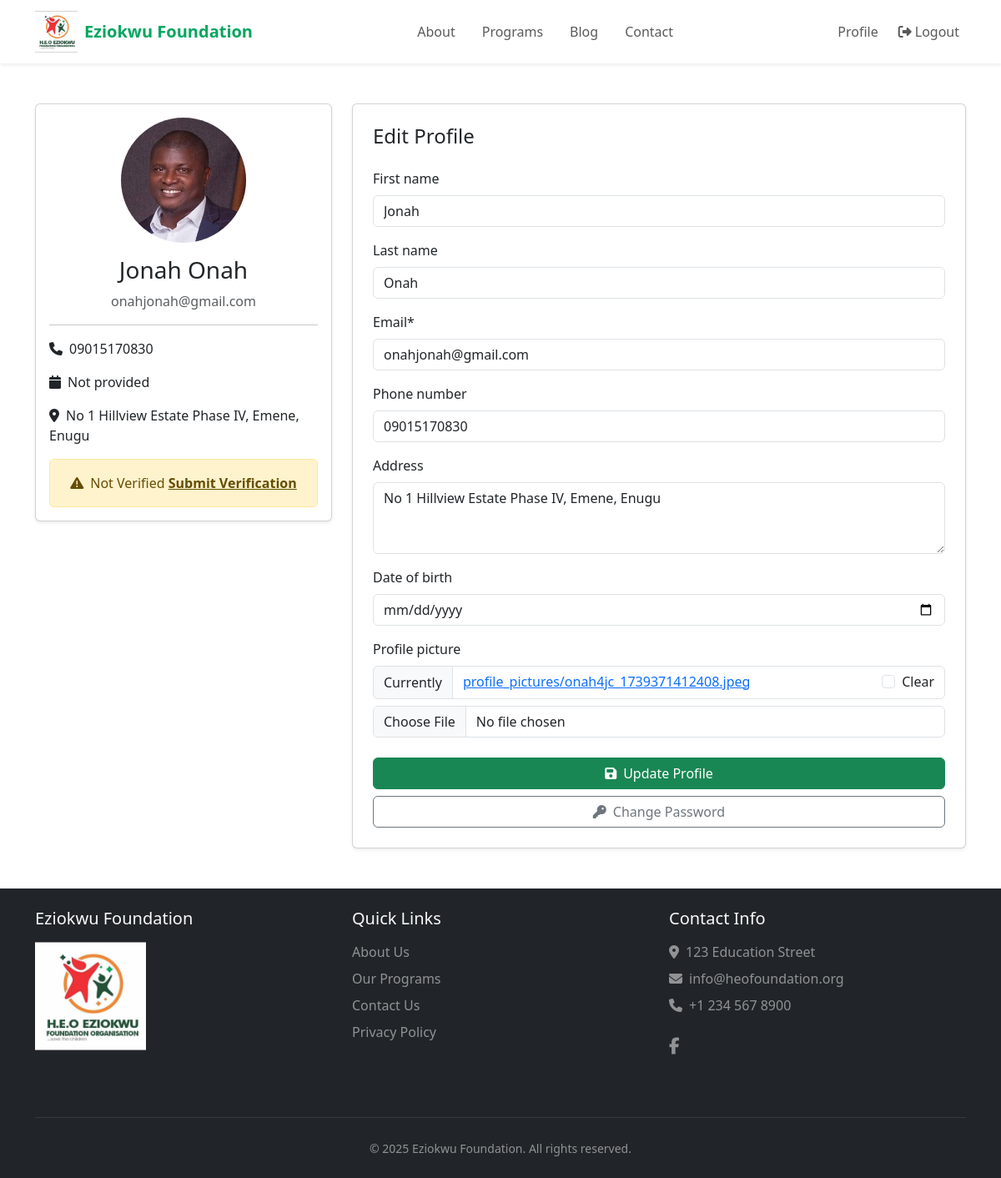
Before: /profile/ (signed in) with the older database file.
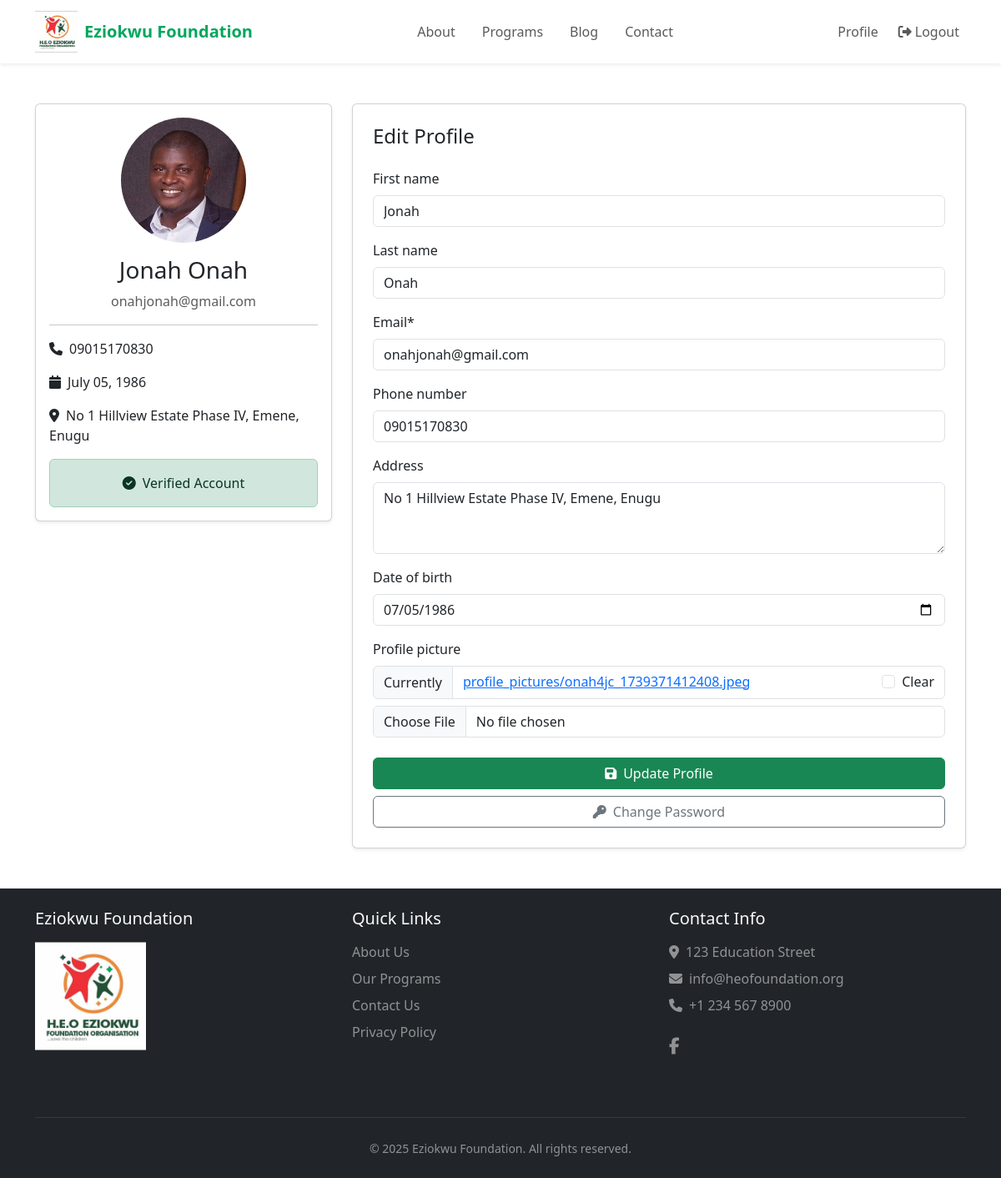
After: the same page with the newer database file.
### core/models.py (models this page shows, shortened)
class SiteSettings(models.Model):
    site_name = models.CharField(max_length=100, default='HEO Foundation')
    logo = models.ImageField(upload_to='site/', null=True, blank=True)
    favicon = models.ImageField(upload_to='site/', null=True, blank=True)
    about_image = models.ImageField(upload_to='site/about/', null=True, blank=True)
    about_title = models.CharField(max_length=200, default="About Us")
    about_subtitle = models.TextField(blank=True)
    mission_statement = models.TextField(blank=True)
    vision_statement = models.TextField(blank=True)
    primary_color = models.CharField(max_length=7, default='#0d6efd', help_text='Hex color code')
    secondary_color = models.CharField(max_length=7, default='#6c757d', help_text='Hex color code')
    successful_applications = models.CharField(max_length=20, blank=True)
    partner_institutions = models.CharField(max_length=20, blank=True)
    countries_served = models.CharField(max_length=20, blank=True)
    student_satisfaction = models.CharField(max_length=20, blank=True)
    what_we_do_title = models.CharField(max_length=200, default="What We Do")
    what_we_do_subtitle = models.TextField(blank=True)
    hero_title = models.CharField(max_length=200, default='Empowering Dreams Through Education')
    hero_subtitle = models.TextField(default='HEO Foundation provides educational opportunities and support to ambitious students worldwide.')
    hero_image = models.ImageField(upload_to='site/', null=True, blank=True)
    contact_email = models.EmailField(default='info@heofoundation.org')
    contact_phone = models.CharField(max_length=20, default='+1 234 567 8900')
    contact_address = models.TextField(default='123 Education Street')
    facebook_url = models.URLField(blank=True)
    twitter_url = models.URLField(blank=True)
    linkedin_url = models.URLField(blank=True)
    instagram_url = models.URLField(blank=True)
    meta_description = models.TextField(max_length=160, blank=True, help_text='SEO meta description')
    meta_keywords = models.CharField(max_length=255, blank=True, help_text='SEO keywords (comma-separated)')
    class Meta:
        verbose_name = 'Site Settings'
        verbose_name_plural = 'Site Settings'
    @classmethod
    def get_settings(cls):
        settings = cache.get('site_settings')
        if not settings:
            settings = cls.objects.first()
            if not settings:
                settings = cls.objects.create()
            cache.set('site_settings', settings)
        return settings

### users/models.py (models this page shows, shortened)
class User(AbstractUser):
    USER_TYPE_CHOICES = (
        ('applicant', 'Applicant'),
        ('admin', 'Admin'),
        ('staff', 'Staff'),
    )
    username = models.CharField(max_length=150, unique=True, null=True)
    email = models.EmailField(unique=True)
    user_type = models.CharField(max_length=20, choices=USER_TYPE_CHOICES, default='applicant')
    phone_number = models.CharField(max_length=15, blank=True)
    address = models.TextField(blank=True)
    is_verified = models.BooleanField(default=False)
    date_of_birth = models.DateField(null=True, blank=True)
    profile_picture = models.ImageField(upload_to='profile_pictures/', null=True, blank=True)
    USERNAME_FIELD = 'email'
    REQUIRED_FIELDS = []
    objects = CustomUserManager()

### users/views.py (the view)
# urls.py: path('profile/', views.profile, name='profile'),
@login_required
def profile(request):
    if request.method == 'POST':
        form = UserProfileForm(request.POST, request.FILES, instance=request.user)
        if form.is_valid():
            form.save()
            messages.success(request, 'Profile updated successfully!')
            return redirect('users:profile')
    else:
        form = UserProfileForm(instance=request.user)
    return render(request, 'users/profile.html', {'form': form})

### users/forms.py (shortened to what this page needs)
class UserProfileForm(forms.ModelForm):
    class Meta:
        model = User
        fields = ['first_name', 'last_name', 'email', 'phone_number',
                 'address', 'date_of_birth', 'profile_picture']
        widgets = {
            'address': forms.Textarea(attrs={'rows': 3}),
            'date_of_birth': forms.DateInput(
                attrs={'type': 'date', 'class': 'form-control'}
            ),
        }
    def __init__(self, *args, **kwargs):
        super().__init__(*args, **kwargs)
        self.helper = FormHelper()
        self.helper.layout = Layout(
            Row(
                Column('first_name', css_class='form-group col-md-6 mb-3'),
                Column('last_name', css_class='form-group col-md-6 mb-3'),
            ),
            'email',
            Row(
                Column('phone_number', css_class='form-group col-md-6 mb-3'),
                Column('date_of_birth', css_class='form-group col-md-6 mb-3'),
            ),
            'address',
            'profile_picture',
            Submit('submit', 'Update Profile', css_class='btn btn-primary mt-3')
        )

### core/context_processors.py (called while the page is built)
def site_settings(request):
    return {
        'site_settings': SiteSettings.get_settings()
    }

### templates/users/profile.html (shortened to what this page needs)
{% extends 'base.html' %}
{% load static %}
{% load crispy_forms_tags %}
{% block content %}
<div class="container mt-5 mb-5">
    <div class="row">
        <div class="col-md-4">
            <div class="card shadow-sm">
                <div class="card-body text-center">
                    {% if user.profile_picture %}
                        <img src="{{ user.profile_picture.url }}" alt="Profile Picture"
                             class="rounded-circle mb-3" style="width: 150px; height: 150px; object-fit: cover;">
                    {% else %}
                        <div class="rounded-circle bg-secondary d-flex align-items-center justify-content-center mx-auto mb-3"
                             style="width: 150px; height: 150px;">
                            <i class="fas fa-user fa-4x text-white"></i>
                        </div>
                    {% endif %}
                    <h3 class="mb-2">{{ user.get_full_name }}</h3>
                    <p class="text-muted mb-3">{{ user.email }}</p>
                    <hr>
                    <div class="text-start">
                        <p><i class="fas fa-phone me-2"></i>{{ user.phone_number|default:"Not provided" }}</p>
                        <p><i class="fas fa-calendar me-2"></i>{{ user.date_of_birth|date:"F d, Y"|default:"Not provided" }}</p>
                        <p><i class="fas fa-map-marker-alt me-2"></i>{{ user.address|default:"Not provided" }}</p>
                    </div>
                    {% if user.is_verified %}
                        <div class="alert alert-success mt-3 mb-0">
                            <i class="fas fa-check-circle me-2"></i>Verified Account
                        </div>
                    {% else %}
                        <div class="alert alert-warning mt-3 mb-0">
                            <i class="fas fa-exclamation-triangle me-2"></i>Not Verified
                            <a href="{% url 'users:verify' %}" class="alert-link">Submit Verification</a>
                        </div>
                    {% endif %}
                </div>
            </div>
        </div>
        <div class="col-md-8">
            <div class="card shadow-sm">
                <div class="card-body p-4">
                    <h4 class="card-title mb-4">Edit Profile</h4>
                    <form method="post" enctype="multipart/form-data" novalidate>
                        {{ form|crispy }}
                        <div class="d-grid gap-2 mt-4">
                            <button type="submit" class="btn btn-success">
                                <i class="fas fa-save me-2"></i>Update Profile
                            </button>
                            <a href="{% url 'password_change' %}" class="btn btn-outline-secondary">
                                <i class="fas fa-key me-2"></i>Change Password
                            </a>
                        </div>
                    </form>
                </div>
            </div>
        </div>
    </div>
</div>
{% endblock %}

### templates/base.html (shortened to what this page needs)
<!DOCTYPE html>
<html lang="en">
<head>
    <link href="https://cdn.jsdelivr.net/npm/bootstrap@5.3.0/dist/css/bootstrap.min.css" rel="stylesheet">
    <link href="https://cdn.jsdelivr.net/npm/bootstrap-icons@1.7.2/font/bootstrap-icons.css" rel="stylesheet">
    <link rel="stylesheet" href="https://cdn.jsdelivr.net/npm/@splidejs/splide@4.1.4/dist/css/splide.min.css">
    <link rel="stylesheet" href="https://cdnjs.cloudflare.com/ajax/libs/font-awesome/6.4.2/css/all.min.css">
</head>
<body>
    {% include 'includes/navbar.html' %}
    <main>
        {% block content %}{% endblock %}
    </main>
    {% include 'includes/footer.html' %}
</body>
</html>

### templates/includes/navbar.html (shortened to what this page needs)
<nav class="navbar navbar-expand-lg navbar-light bg-white fixed-top shadow-sm">
    <div class="container">
        <a class="navbar-brand d-flex align-items-center" href="{% url 'core:home' %}">
            {% if site_settings.logo %}
                <img src="{{ site_settings.logo.url }}" alt="{{ site_settings.site_name }}" height="50" class="me-2">
            {% endif %}
            <span style="color: #02a65e; font-weight: 600;">{{ site_settings.site_name }}</span>
        </a>
        <div class="collapse navbar-collapse" id="navbarNav">
            <ul class="navbar-nav mx-auto">
                <li class="nav-item">
                    <a class="nav-link px-3" href="{% url 'core:about' %}">About</a>
                </li>
                <li class="nav-item">
                    <a class="nav-link px-3" href="{% url 'applications:program_list' %}">Programs</a>
                </li>
                <li class="nav-item">
                    <a class="nav-link px-3" href="{% url 'cms:blog_list' %}">Blog</a>
                </li>
                <li class="nav-item">
                    <a class="nav-link px-3" href="{% url 'core:contact' %}">Contact</a>
                </li>
            </ul>
            <ul class="navbar-nav">
                {% if user.is_authenticated %}
                    <li class="nav-item">
                        <a class="nav-link px-3" href="{% url 'users:profile' %}">Profile</a>
                    </li>
                    <li class="nav-item">
                        <form method="post" action="{% url 'users:logout' %}" class="d-inline">
                            <button type="submit" class="btn btn-link nav-link text-decoration-none">
                                <i class="fas fa-sign-out-alt me-1"></i>Logout
                            </button>
                        </form>
                    </li>
                {% endif %}
            </ul>
        </div>
    </div>
</nav>

### templates/includes/footer.html (shortened to what this page needs)
<footer class="bg-dark text-light py-4">
    <div class="container">
        <div class="row">
            <div class="col-md-4 mb-4">
                <h5 class="mb-3">{{ site_settings.site_name }}</h5>
                {% if site_settings.logo %}
                    <img src="{{ site_settings.logo.url }}" alt="{{ site_settings.site_name }}" height="130" class="mb-3">
                {% endif %}
            </div>
            <div class="col-md-4 mb-4">
                <h5 class="mb-3">Quick Links</h5>
                <ul class="list-unstyled footer-links">
                    <li class="mb-2"><a href="#about" class="text-white-50 text-decoration-none hover-white">About Us</a></li>
                    <li class="mb-2"><a href="#programs" class="text-white-50 text-decoration-none hover-white">Our Programs</a></li>
                    <li class="mb-2"><a href="#contact" class="text-white-50 text-decoration-none hover-white">Contact Us</a></li>
                    <li class="mb-2"><a href="#" class="text-white-50 text-decoration-none hover-white">Privacy Policy</a></li>
                </ul>
            </div>
            <div class="col-md-4 mb-4">
                <h5 class="mb-3">Contact Info</h5>
                <ul class="list-unstyled text-white-50">
                    <li class="mb-2"><i class="fa-solid fa-location-dot me-2"></i>{{ site_settings.contact_address }}</li>
                    <li class="mb-2"><i class="fa-solid fa-envelope me-2"></i>{{ site_settings.contact_email }}</li>
                    <li class="mb-2"><i class="fa-solid fa-phone me-2"></i>{{ site_settings.contact_phone }}</li>
                </ul>
                <div class="mt-4">
                    {% if site_settings.facebook_url %}
                    <a href="{{ site_settings.facebook_url }}" class="text-white-50 me-3 social-icon"><i class="fa-brands fa-facebook-f fa-lg"></i></a>
                    {% endif %}
                </div>
            </div>
        </div>
        <hr class="my-4 border-secondary">
        <div class="text-center text-white-50">
            <small>&copy; {% now "Y" %} {{ site_settings.site_name }}. All rights reserved.</small>
        </div>
    </div>
</footer>

### templates/base.html (style rules this page uses)
.nav-link { transition: color 0.3s ease; }
body { padding-top: 76px; }

### templates/includes/footer.html (style rules this page uses)
.social-icon { transition: color 0.3s ease; }
.footer-links li { transition: transform 0.2s ease; }
html, body { height: 100%; }
body { display: flex; flex-direction: column; min-height: 100vh; }
main { flex: 1 0 auto; }
footer { flex-shrink: 0; }

Changed rows visible on the page:
changed User "Jonah Onah": date_of_birth "Not provided" → "July 05, 1986"; is_verified False → True (drawn); date_of_birth (not shown) → "07/05/1986"
Other visible differences:
text no longer shown: "Not Verified Submit Verification"
text now shown: "Verified Account"
